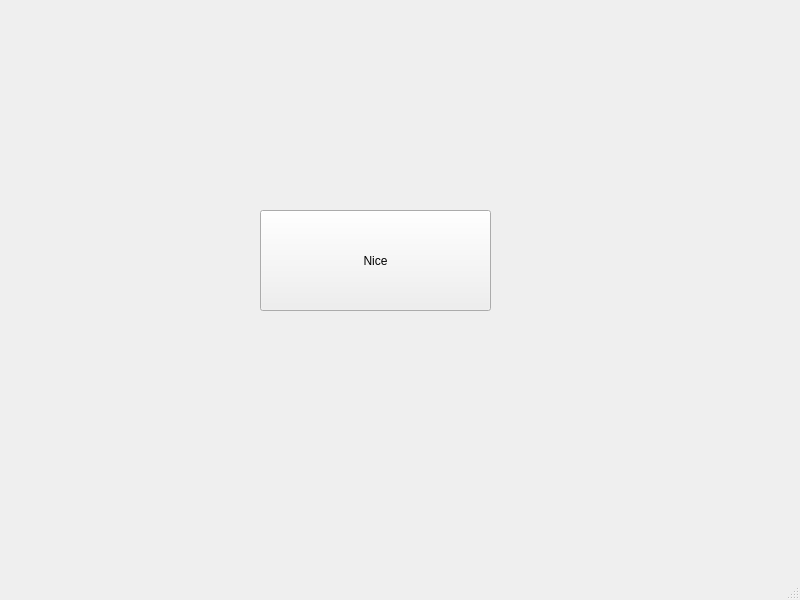
<?xml version="1.0" encoding="UTF-8"?>
<ui version="4.0">
 <class>MainWindow</class>
 <widget class="QMainWindow" name="MainWindow">
  <property name="geometry">
   <rect>
    <x>0</x>
    <y>0</y>
    <width>800</width>
    <height>600</height>
   </rect>
  </property>
  <property name="windowTitle">
   <string>MainWindow</string>
  </property>
  <widget class="QWidget" name="centralwidget">
   <widget class="QPushButton" name="pushButton">
    <property name="geometry">
     <rect>
      <x>260</x>
      <y>210</y>
      <width>231</width>
      <height>101</height>
     </rect>
    </property>
    <property name="text">
     <string>Nice</string>
    </property>
   </widget>
  </widget>
  <widget class="QMenuBar" name="menubar">
   <property name="geometry">
    <rect>
     <x>0</x>
     <y>0</y>
     <width>800</width>
     <height>22</height>
    </rect>
   </property>
  </widget>
  <widget class="QStatusBar" name="statusbar"/>
 </widget>
 <resources/>
 <connections/>
</ui>
